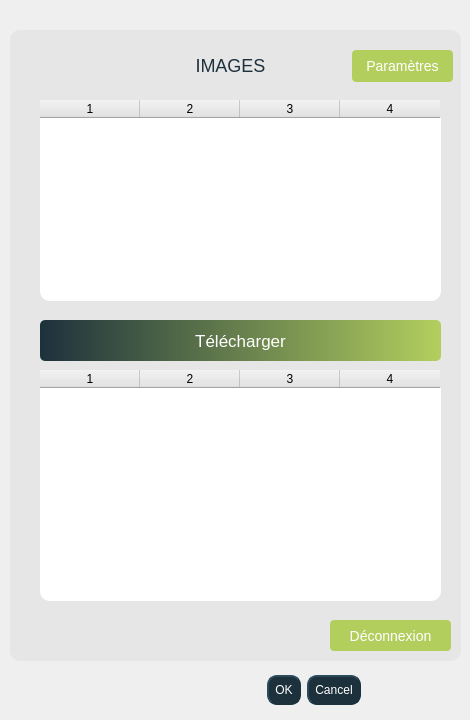
   <widget class="QWidget" name="tabWidgetPage5" native="true">
    <attribute name="title">
     <string>Images</string>
    </attribute>
    <widget class="QFrame" name="list_img_container">
     <property name="geometry">
      <rect>
       <x>10</x>
       <y>30</y>
       <width>451</width>
       <height>631</height>
      </rect>
     </property>
     <property name="font">
      <font>
       <pointsize>10</pointsize>
      </font>
     </property>
     <property name="styleSheet">
      <string notr="true">QFrame {
   border: none;
	border-radius:10px;
	border-color: rgb(22, 36, 45);
	background-color:rgb(230, 230, 230);
	box-shadow: 8px 7px 7px 8px #FF927B;
}

QLabel {
	color: #ff927b;
	font-size: 18px;
	font: &quot;Poppins&quot;;
}

QTableWidget {
	background-color: #ffffff;
}

QLineEdit:hover {
	border: 3px solid #2D2D35;
}

QPushButton {
	border: none;
	border-radius: 4px;
	background-color: rgb(178,207,94);
	color: #ffffff;
	font-size: 14px;
	font-family: 'Poppins';
}

QPushButton:hover {
	background-color: rgb(29,49,60);
}</string>
     </property>
     <property name="frameShape">
      <enum>QFrame::StyledPanel</enum>
     </property>
     <property name="frameShadow">
      <enum>QFrame::Raised</enum>
     </property>
     <widget class="QLabel" name="title_4">
      <property name="geometry">
       <rect>
        <x>130</x>
        <y>20</y>
        <width>181</width>
        <height>31</height>
       </rect>
      </property>
      <property name="font">
       <font>
        <pointsize>-1</pointsize>
        <weight>50</weight>
        <italic>false</italic>
        <bold>false</bold>
       </font>
      </property>
      <property name="styleSheet">
       <string notr="true">color: rgb(29, 49, 60);
font: &quot;Poppins&quot;;</string>
      </property>
      <property name="text">
       <string>IMAGES</string>
      </property>
      <property name="alignment">
       <set>Qt::AlignCenter</set>
      </property>
     </widget>
     <widget class="QTableWidget" name="available_imgs">
      <property name="geometry">
       <rect>
        <x>30</x>
        <y>70</y>
        <width>401</width>
        <height>201</height>
       </rect>
      </property>
      <property name="styleSheet">
       <string notr="true">QTableWidget :{border-color: rgb(22, 36, 45);}
</string>
      </property>
      <property name="columnCount">
       <number>4</number>
      </property>
      <column/>
      <column/>
      <column/>
      <column/>
     </widget>
     <widget class="QTableWidget" name="downloaded_imgs">
      <property name="geometry">
       <rect>
        <x>30</x>
        <y>340</y>
        <width>401</width>
        <height>231</height>
       </rect>
      </property>
      <property name="columnCount">
       <number>4</number>
      </property>
      <column/>
      <column/>
      <column/>
      <column/>
     </widget>
     <widget class="QPushButton" name="download">
      <property name="geometry">
       <rect>
        <x>30</x>
        <y>290</y>
        <width>401</width>
        <height>41</height>
       </rect>
      </property>
      <property name="cursor">
       <cursorShape>PointingHandCursor</cursorShape>
      </property>
      <property name="styleSheet">
       <string notr="true">

QPushButton{
background-color: qlineargradient(spread:pad, x1:0, y1:0, x2:1, y2:0, stop:0 rgba(29, 49, 60, 255), stop:1 rgba(178, 207, 94, 255));

font: &quot;Poppins&quot; ;
font :17px;
color: #fff;
border-radius: 5px;
}


QPushButton::hover{
background-color: qlineargradient(spread:pad, x1:0.926108, y1:0.159, x2:0.0640394, y2:0.0568182, stop:0 rgba(29, 49, 60, 255), stop:1 rgba(178, 207, 94, 255))}</string>
      </property>
      <property name="text">
       <string>Télécharger</string>
      </property>
     </widget>
     <widget class="QPushButton" name="settings">
      <property name="geometry">
       <rect>
        <x>342</x>
        <y>20</y>
        <width>101</width>
        <height>32</height>
       </rect>
      </property>
      <property name="cursor">
       <cursorShape>PointingHandCursor</cursorShape>
      </property>
      <property name="text">
       <string>Paramètres</string>
      </property>
     </widget>
     <widget class="QPushButton" name="pushButton">
      <property name="geometry">
       <rect>
        <x>320</x>
        <y>590</y>
        <width>121</width>
        <height>31</height>
       </rect>
      </property>
      <property name="cursor">
       <cursorShape>PointingHandCursor</cursorShape>
      </property>
      <property name="text">
       <string>Déconnexion</string>
      </property>
     </widget>
    </widget>
    <widget class="QDialogButtonBox" name="ok_cancel_5">
     <property name="geometry">
      <rect>
       <x>120</x>
       <y>670</y>
       <width>241</width>
       <height>41</height>
      </rect>
     </property>
     <property name="cursor">
      <cursorShape>PointingHandCursor</cursorShape>
     </property>
     <property name="styleSheet">
      <string notr="true"> background-color: rgb(29,49,60);
 color: rgb(255,255,255);
   border-style: outset;
    border-width: 2px;
    border-radius: 10px;
    border-color: rgb(29,49,60);
    min-width: 5em;
   font: 15pt &quot;.AppleSystemUIFont&quot;;
    padding: 6px;
</string>
     </property>
     <property name="orientation">
      <enum>Qt::Horizontal</enum>
     </property>
     <property name="standardButtons">
      <set>QDialogButtonBox::Cancel|QDialogButtonBox::Ok</set>
     </property>
    </widget>
   </widget>
